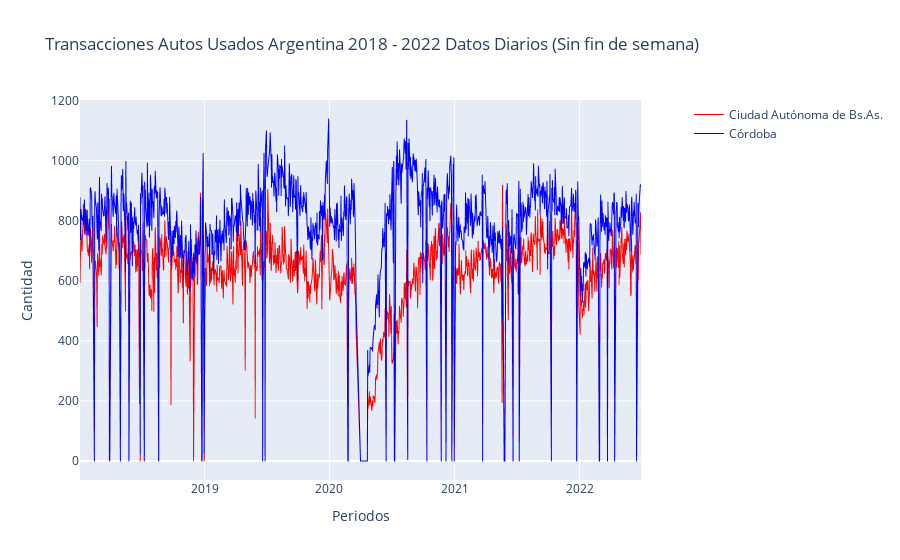

Write notebook code for a chart like this one.
### Markdown cell above
Podemos observar que todavia hay datos con valores 0. Se eliminan estas filas y se filtran por valores mayor a 50.

### Code cell
get_line_plot(df_copy, "tramite_fecha", "Ciudad Autónoma de Bs.As.", "Córdoba", "Transacciones Autos Usados Argentina 2018 - 2022 Datos Diarios (Sin fin de semana)")

### Figure 1 — Plotly figure (JSON) as saved in the notebook; plotly's stock layout.template omitted (floating-point values rounded to 4 significant figures; data arrays with more than 128 entries replaced by an {"elided": "..."} marker saying what was removed)
{"data": [{"hovertemplate": "tramite_fecha=%{x}<br>Ciudad Autónoma de Bs.As.=%{y}<extra></extra>", "legendgroup": "", "line": {"color": "red", "dash": "solid", "width": 1}, "mode": "lines", "name": "Ciudad Autónoma de Bs.As.", "showlegend": true, "type": "scattergl", "x": {"elided": "1110 str values"}, "xaxis": "x", "y": {"elided": "1110 int values"}, "yaxis": "y"}, {"hovertemplate": "tramite_fecha=%{x}<br>Córdoba=%{y}<extra></extra>", "legendgroup": "", "line": {"color": "#0000ff", "dash": "solid", "width": 1}, "mode": "lines", "name": "Córdoba", "showlegend": true, "type": "scattergl", "x": {"elided": "1110 str values"}, "xaxis": "x", "y": {"elided": "1110 int values"}, "yaxis": "y"}], "layout": {"autosize": true, "title": {"text": "Transacciones Autos Usados Argentina 2018 - 2022 Datos Diarios (Sin fin de semana)"}, "xaxis": {"anchor": "y", "autorange": true, "domain": [0, 0.94], "range": ["2018-01-02", "2022-06-30"], "title": {"text": "Periodos"}, "type": "date"}, "yaxis": {"anchor": "x", "autorange": true, "domain": [0, 1], "range": [-63.28, 1202.0], "title": {"text": "Cantidad"}, "type": "linear"}, "yaxis2": {"anchor": "x", "overlaying": "y", "side": "right", "title": {"text": "Cantidad"}}}}
